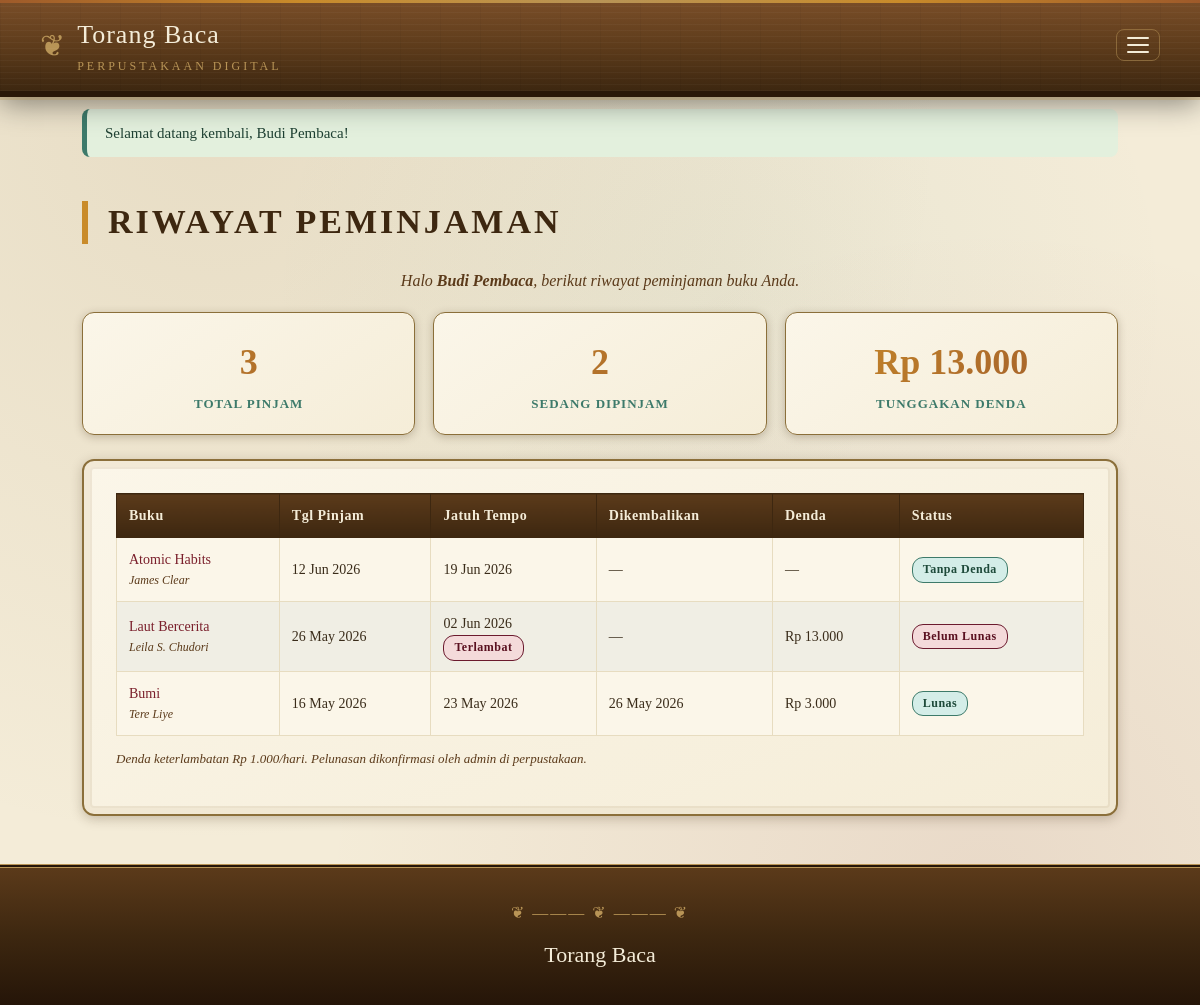
The page /member/dashboard.php (signed in) on the database its author committed.
### tables this page shows
CREATE TABLE loans (
    id              INT AUTO_INCREMENT PRIMARY KEY,
    book_id         INT       NOT NULL,
    user_id         INT       NOT NULL,
    tgl_pinjam      DATE      NOT NULL,
    tgl_jatuh_tempo DATE      NOT NULL,
    tgl_kembali     DATE      NULL,
    denda           INT       NOT NULL DEFAULT 0,
    lunas           TINYINT   NOT NULL DEFAULT 0,
    created_at      TIMESTAMP NOT NULL DEFAULT CURRENT_TIMESTAMP,
    CONSTRAINT fk_loan_book FOREIGN KEY (book_id) REFERENCES books(id) ON DELETE CASCADE,
    CONSTRAINT fk_loan_user FOREIGN KEY (user_id) REFERENCES users(id) ON DELETE CASCADE
);

CREATE TABLE books (
    id          INT AUTO_INCREMENT PRIMARY KEY,
    judul       VARCHAR(200)  NOT NULL,
    penulis     VARCHAR(150)  NOT NULL,
    tahun       SMALLINT      NOT NULL,
    kategori    VARCHAR(80)   NOT NULL DEFAULT 'Umum',
    deskripsi   TEXT          NOT NULL,
    cover_warna  CHAR(6)       NOT NULL DEFAULT '5b3a1a',
    cover_gambar VARCHAR(500)  NULL     DEFAULT NULL,
    stok         INT           NOT NULL DEFAULT 1,
    created_at  TIMESTAMP     NOT NULL DEFAULT CURRENT_TIMESTAMP
);

### includes/auth.php (called while the page is built, shortened)
<?php
require_once __DIR__ . '/functions.php';
function current_user(): ?array
{
    return $_SESSION['user'] ?? null;
}

### includes/functions.php (called while the page is built, shortened)
<?php
function e(?string $value): string
{
    return htmlspecialchars((string) $value, ENT_QUOTES, 'UTF-8');
}
function rupiah(int $angka): string
{
    return 'Rp ' . number_format($angka, 0, ',', '.');
}
function hitung_denda(string $jatuh_tempo, ?string $tgl_kembali = null): int
{
    $akhir = new DateTime($tgl_kembali ?: date('Y-m-d'));
    $tempo = new DateTime($jatuh_tempo);
    if ($akhir <= $tempo) {
        return 0;
    }
    $hari_telat = (int) $tempo->diff($akhir)->days;
    return $hari_telat * DENDA_PER_HARI;
}
function base_url(string $path = ''): string
{
    static $base = null;
    if ($base === null) {
        $base = rtrim(str_replace('\\', '/', dirname($_SERVER['SCRIPT_NAME'])), '/');
        if (str_ends_with($base, '/admin') || str_ends_with($base, '/member')) {
            $base = str_replace('\\', '/', dirname($base));
        }
        $base = rtrim($base, '/');
    }
    return $base . '/' . ltrim($path, '/');
}

### member/dashboard.php (the view, shortened to what this page needs)
<?php
require_once __DIR__ . '/../config/db.php';
require_once __DIR__ . '/../includes/auth.php';
$user = current_user();
$stmt = $pdo->prepare('
    SELECT l.*, b.judul, b.penulis, b.cover_warna
    FROM loans l
    JOIN books b ON b.id = l.book_id
    WHERE l.user_id = ?
    ORDER BY l.tgl_pinjam DESC, l.id DESC
');
$stmt->execute([$user['id']]);
$loans = $stmt->fetchAll();
$total_tunggakan = 0;
foreach ($loans as $l) {
    if (!$l['lunas']) {
        $total_tunggakan += hitung_denda($l['tgl_jatuh_tempo'], $l['tgl_kembali']);
    }
}
require_once __DIR__ . '/../includes/header.php';
?>
<h2 class="section-title">Riwayat Peminjaman</h2>
<p class="text-center muted">Halo <strong><?= e($user['nama']) ?></strong>, berikut riwayat peminjaman buku Anda.</p>
<div class="stat-grid">
    <div class="stat-card">
        <div class="stat-num"><?= count($loans) ?></div>
        <div class="stat-label">Total Pinjam</div>
    </div>
    <div class="stat-card">
        <div class="stat-num"><?= count(array_filter($loans, fn($l) => $l['tgl_kembali'] === null)) ?></div>
        <div class="stat-label">Sedang Dipinjam</div>
    </div>
    <div class="stat-card">
        <div class="stat-num"><?= rupiah($total_tunggakan) ?></div>
        <div class="stat-label">Tunggakan Denda</div>
    </div>
</div>
<div class="panel">
    <?php if (!$loans): ?>
        <p class="muted text-center">Belum ada peminjaman. <a href="<?= e(base_url('index.php')) ?>">Jelajahi katalog</a> untuk mulai meminjam.</p>
    <?php else: ?>
        <div class="table-wrap">
            <table class="data">
                <thead>
                    <tr>
                        <th>Buku</th>
                        <th>Tgl Pinjam</th>
                        <th>Jatuh Tempo</th>
                        <th>Dikembalikan</th>
                        <th>Denda</th>
                        <th>Status</th>
                    </tr>
                </thead>
                <tbody>
                    <?php foreach ($loans as $l): ?>
                        <?php
                        $denda = $l['lunas'] ? (int) $l['denda'] : hitung_denda($l['tgl_jatuh_tempo'], $l['tgl_kembali']);
                        $belum_kembali = $l['tgl_kembali'] === null;
                        $telat = $belum_kembali && strtotime($l['tgl_jatuh_tempo']) < strtotime(date('Y-m-d'));
                        ?>
                        <tr>
                            <td>
                                <a href="<?= e(base_url('book.php?id=' . $l['book_id'])) ?>"><?= e($l['judul']) ?></a>
                                <div class="muted" style="font-size:12px"><?= e($l['penulis']) ?></div>
                            </td>
                            <td><?= date('d M Y', strtotime($l['tgl_pinjam'])) ?></td>
                            <td>
                                <?= date('d M Y', strtotime($l['tgl_jatuh_tempo'])) ?>
                                <?php if ($telat): ?><br><span class="badge badge-belum">Terlambat</span><?php endif; ?>
                            </td>
                            <td><?= $l['tgl_kembali'] ? date('d M Y', strtotime($l['tgl_kembali'])) : '&mdash;' ?></td>
                            <td><?= $denda > 0 ? rupiah($denda) : '&mdash;' ?></td>
                            <td>
                                <?php if ($denda <= 0): ?>
                                    <span class="badge badge-lunas">Tanpa Denda</span>
                                <?php elseif ($l['lunas']): ?>
                                    <span class="badge badge-lunas">Lunas</span>
                                <?php else: ?>
                                    <span class="badge badge-belum">Belum Lunas</span>
                                <?php endif; ?>
                            </td>
                        </tr>
                    <?php endforeach; ?>
                </tbody>
            </table>
        </div>
        <p class="form-hint mt-2">Denda keterlambatan <?= rupiah(DENDA_PER_HARI) ?>/hari.
            Pelunasan dikonfirmasi oleh admin di perpustakaan.</p>
    <?php endif; ?>
</div>
<?php require_once __DIR__ . '/../includes/footer.php'; ?>

### assets/css/style.css (style rules this page uses)
:root { --krem: #f4ecd8; --krem-tua: #e7dcc0; --kertas: #fbf6e9; --coklat: #5b3a1a; --coklat-tua: #3d2710; --emas: #8b6f3a; --emas-muda: #b89456; --marun: #7a1f2b; --hijau-tua: #355e3b; --teks: #3a2c1a; --bayang: rgba(61, 39, 16, 0.25); --sage: #3d7a6a; --sage-muda: #5fa090; --sienna: #9e5a2a; --wine: #6b1a2e; --amber: #c98b2a; --krem-cool: #f0eee4; }
* { box-sizing: border-box; }
html { scroll-behavior: smooth; }
body { margin: 0; font-family: Georgia, "Times New Roman", "Palatino Linotype", serif; color: var(--teks); line-height: 1.65; background-color: var(--krem); background-image: radial-gradient(circle at 18% 12%, rgba(139, 111, 58, 0.12), transparent 55%), radial-gradient(circle at 82% 88%, rgba(122, 31, 43, 0.09), transparent 50%), radial-gradient(circle at 60% 30%, rgba(61, 122, 106, 0.06), transparent 45%); overflow-x: hidden; }
a { color: var(--marun); text-decoration: none; }
h1, h2, h3 { font-weight: bold; line-height: 1.25; color: var(--coklat-tua); }
.section-title { text-align: left; margin: 44px 0 24px; font-size: 34px; position: relative; letter-spacing: 3px; text-transform: uppercase; color: var(--coklat-tua); padding-left: 20px; border-left: 6px solid var(--amber); }
.section-title::before, .section-title::after { display: none; }
.panel { background: linear-gradient(160deg, var(--kertas) 0%, #f5edd8 100%); border: 2px solid var(--emas); box-shadow: 0 3px 12px var(--bayang), inset 0 0 0 6px rgba(244,236,216,0.7), inset 0 0 0 8px rgba(139,111,58,0.12); padding: 32px; margin: 24px 0; border-radius: 12px; position: relative; }
.form-hint { font-size: 13px; color: var(--coklat); font-style: italic; }
.table-wrap { overflow-x: auto; }
table.data { width: 100%; border-collapse: collapse; background: var(--kertas); font-size: 14px; }
table.data th, table.data td { padding: 10px 12px; border: 1px solid var(--krem-tua); text-align: left; }
table.data thead th { background: linear-gradient(180deg, var(--coklat) 0%, var(--coklat-tua) 100%); color: var(--krem); letter-spacing: 0.5px; border-color: var(--coklat-tua); }
table.data tbody tr:nth-child(even) { background: var(--krem-cool); }
.badge { display: inline-block; padding: 2px 10px; border-radius: 11px; font-size: 12px; font-weight: bold; letter-spacing: 0.5px; }
.badge-lunas { background: #d4ede8; color: #1e4a3a; border: 1px solid var(--sage); }
.badge-belum { background: #f4dada; color: #5a1020; border: 1px solid var(--wine); }
.stat-grid { display: grid; grid-template-columns: repeat(auto-fit, minmax(160px, 1fr)); gap: 18px; margin: 18px 0; }
.stat-card { background: linear-gradient(145deg, var(--kertas) 0%, #f5edd8 100%); border: 1px solid var(--emas); padding: 20px 18px; text-align: center; box-shadow: 0 2px 8px var(--bayang); border-radius: 12px; transition: transform 0.2s ease, box-shadow 0.2s ease; }
.stat-card .stat-num { font-size: 36px; font-weight: bold; background: linear-gradient(135deg, var(--amber), var(--sienna)); -webkit-background-clip: text; -webkit-text-fill-color: transparent; background-clip: text; }
.stat-card .stat-label { font-size: 13px; letter-spacing: 1px; text-transform: uppercase; color: var(--sage); font-weight: bold; }
.text-center { text-align: center; }
.mt-2 { margin-top: 12px; }
.muted { color: var(--coklat); font-style: italic; }

### rows shown on the page
loans: book.judul "Atomic Habits", book.penulis "James Clear", tgl_pinjam "12 Jun 2026", tgl_jatuh_tempo "19 Jun 2026", lunas "Tanpa Denda"
loans: book.judul "Laut Bercerita", book.penulis "Leila S. Chudori", tgl_pinjam "26 May 2026", tgl_jatuh_tempo "02 Jun 2026", shows "Terlambat", rupiah($denda) "Rp 13.000", shows "Belum Lunas"
loans: book.judul "Bumi", book.penulis "Tere Liye", tgl_pinjam "16 May 2026", tgl_jatuh_tempo "23 May 2026", tgl_kembali "26 May 2026", rupiah($denda) "Rp 3.000", shows "Lunas"

### other values the page prints
$flash['pesan'] "Selamat datang kembali, Budi Pembaca!"
$user['nama'] "Budi Pembaca"
count($loans) "3"
count(array_filter($loans, fn($l) => $l['tgl_kembali'] === null)) "2"
rupiah($total_tunggakan) "Rp 13.000"
rupiah(DENDA_PER_HARI) "Rp 1.000"
